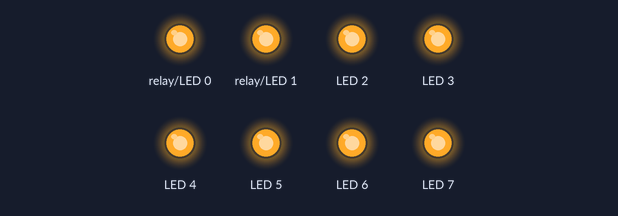
Bench run of a program on a simulated Raspberry Pi (BCM pin numbers) with a PiFace Digital. Parts: output pins drawn as LEDs (lit = HIGH). At 0.0 s the program stops and its outputs stay as they are.

Above: at 0.1 s.
Timing chart, 0 to 1.5 s (numbered marks = the images above):
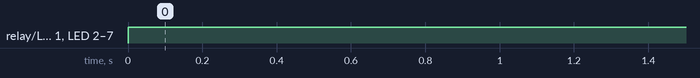

Measured:
- by itself, relay/LED 0, relay/LED 1, LED 2–7: LOW → HIGH at 0.00 s

The program:

outputallon.py
```python
# (licence header left out)
#!/usr/bin/python

import pifacedigitalio
pifacedigital = pifacedigitalio.PiFaceDigital()
pifacedigital.output_pins[0].turn_on()
pifacedigital.output_pins[1].turn_on()
pifacedigital.output_pins[2].turn_on()
pifacedigital.output_pins[3].turn_on()
pifacedigital.output_pins[4].turn_on()
pifacedigital.output_pins[5].turn_on()
pifacedigital.output_pins[6].turn_on()
pifacedigital.output_pins[7].turn_on()
```
